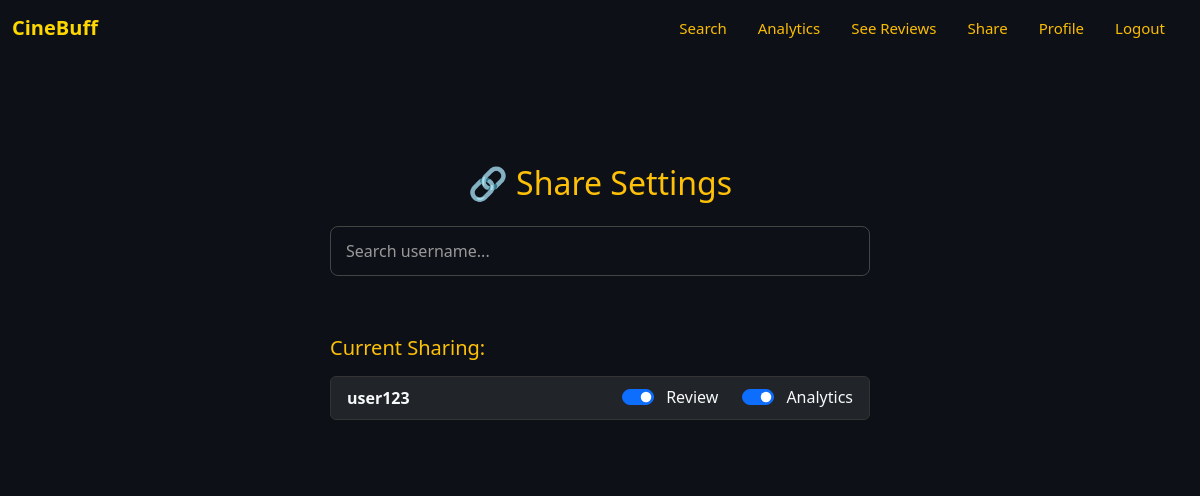
The page /share_reviews (signed in) on the database as committed earlier.
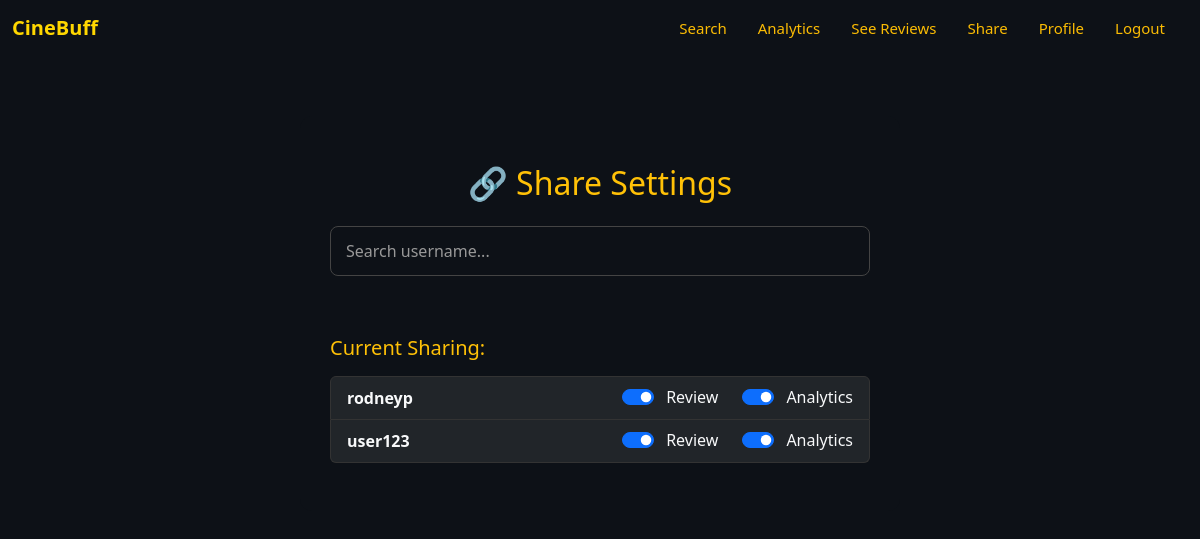
The same page on the database as committed later.
### app/models.py (models this page shows)
class ReviewShare(db.Model):
    __tablename__ = 'review_share'
    id = db.Column(db.Integer, primary_key=True)
    owner_username = db.Column(db.String, db.ForeignKey('member.username'), nullable=False)
    viewer_username = db.Column(db.String, db.ForeignKey('member.username'), nullable=False)

### app/movies/routes.py (the view)
@movies.route("/share_reviews")
def share_reviews():
    if "username" not in session:
        return redirect(url_for("main.login"))
    username = session["username"]
    review_shares = ReviewShare.query.filter_by(owner_username=username).all()
    analytics_shares = AnalyticsShare.query.filter_by(owner_username=username).all()
    shared_status = {}
    for r in review_shares:
        shared_status.setdefault(r.viewer_username, {})["review"] = True
    for a in analytics_shares:
        shared_status.setdefault(a.viewer_username, {})["analytics"] = True
    return render_template("share_reviews.html", shared_status=shared_status)

### app/templates/share_reviews.html (shortened to what this page needs)
{% extends "base.html" %}
{% block content %}
<div class="container text-light py-5">
  <h2 class="text-warning text-center mb-4">🔗 Share Settings</h2>
  <input type="text" id="usernameInput" class="form-control" placeholder="Search username...">
  <h5 class="text-warning mt-5">Current Sharing:</h5>
  <ul class="list-group mt-3" id="sharedStatusList">
    {% for username, perms in shared_status.items() %}
      <li class="list-group-item bg-dark text-light d-flex justify-content-between align-items-center">
        <strong>{{ username }}</strong>
        <div class="d-flex gap-4">
          <div class="form-check form-switch">
            <input class="form-check-input toggle-switch" type="checkbox" data-user="{{ username }}" data-type="review" {% if perms.review %}checked{% endif %}>
            <label class="form-check-label ms-1">Review</label>
          </div>
          <div class="form-check form-switch">
            <input class="form-check-input toggle-switch" type="checkbox" data-user="{{ username }}" data-type="analytics" {% if perms.analytics %}checked{% endif %}>
            <label class="form-check-label ms-1">Analytics</label>
          </div>
        </div>
      </li>
    {% else %}
      <li class="list-group-item bg-dark text-light">You haven't shared with anyone yet.</li>
    {% endfor %}
  </ul>
</div>
{% endblock %}

### app/templates/base.html (shortened to what this page needs)
<!DOCTYPE html>
<html lang="en">
<head>
  <link href="https://cdn.jsdelivr.net/npm/bootstrap@5.3.2/dist/css/bootstrap.min.css" rel="stylesheet">
  <link rel="stylesheet" href="{{ url_for('static', filename='styles.css') }}">
  <link rel="stylesheet" href="https://cdnjs.cloudflare.com/ajax/libs/font-awesome/6.4.0/css/all.min.css">
</head>
<body>
  <nav class="navbar navbar-expand-lg navbar-dark bg-dark">
    <div class="container-fluid">
      <a class="navbar-brand" href="{% if 'username' in session %}{{ url_for('movies.search') }}{% else %}{{ url_for('main.home') }}{% endif %}">CineBuff</a>
      <div class="collapse navbar-collapse" id="navbarNav">
        <ul class="navbar-nav ms-auto mb-2 mb-lg-0">
          {% if session.get('username') %}
            <li class="nav-item"><a class="nav-link" href="{{ url_for('movies.search') }}">Search</a></li>
            <li class="nav-item"><a class="nav-link" href="{{ url_for('movies.visualize') }}">Analytics</a></li>
            <li class="nav-item"><a class="nav-link" href="{{ url_for('movies.see_reviews') }}">See Reviews</a></li>
            <li class="nav-item"><a class="nav-link" href="{{ url_for('movies.share_reviews') }}">Share</a></li>
            <li class="nav-item"><a class="nav-link" href="{{ url_for('users.profile') }}">Profile</a></li>
            <li class="nav-item"><a class="nav-link" href="{{ url_for('users.logout') }}">Logout</a></li>
          {% else %}
            <li class="nav-item"><a class="nav-link" href="{{ url_for('users.login') }}">Login</a></li>
            <li class="nav-item"><a class="nav-link" href="{{ url_for('users.register') }}">Register</a></li>
          {% endif %}
        </ul>
      </div>
    </div>
  </nav>
  {% block content %}{% endblock %}
</body>
</html>

### app/static/styles.css (style rules this page uses)
body { font-family: 'Poppins', 'Segoe UI', sans-serif; background-color: #0d1117; color: #f0f0f0; margin: 0; padding: 0; }
nav { background-color: #0d1117 !important; }
.navbar-brand { color: #ffd700 !important; font-weight: bold; font-size: 20px; }
.nav-link { color: #ffd700 !important; font-size: 15px; margin-right: 15px; }
.container { width: 90%; max-width: 600px; margin: 60px auto; padding: 30px; background-color: #0d1117; border-radius: 12px; box-shadow:none; }
input[type="text"], input[type="email"], input[type="password"], input[type="number"], select, textarea { padding: 12px 15px; margin: 12px 0; border: 1px solid #444; border-radius: 8px; font-size: 16px; background-color: #0d1117; color: #f0f0f0; width: 100%; box-sizing: border-box; }
a { color: #00b7ff; text-decoration: none; }
h1, h2 { text-align: center; margin-bottom: 20px; color: #ffd700; }
.list-group-item { background-color: #161b22; color: #f0f0f0; border-color: #333; cursor: pointer; }
.form-control { background-color: #161b22; border: 1px solid #2c2f36; color: #f0f0f0; padding: 12px; border-radius: 8px; width: 100%; margin-bottom: 1rem; font-size: 1rem; }
.form-control::placeholder { color: #999; }

### app/templates/base.html (style rules this page uses)
html, body { margin: 0; padding: 0; background-color: #0d1117 !important; color: white; height: 100%; }
.navbar { background-color: #0d1117 !important; }
.nav-link { color: #fbbc04 !important; }

Rows that differ between the two databases and show on the page:
added ReviewShare: viewer_username "rodneyp", username "☑"
